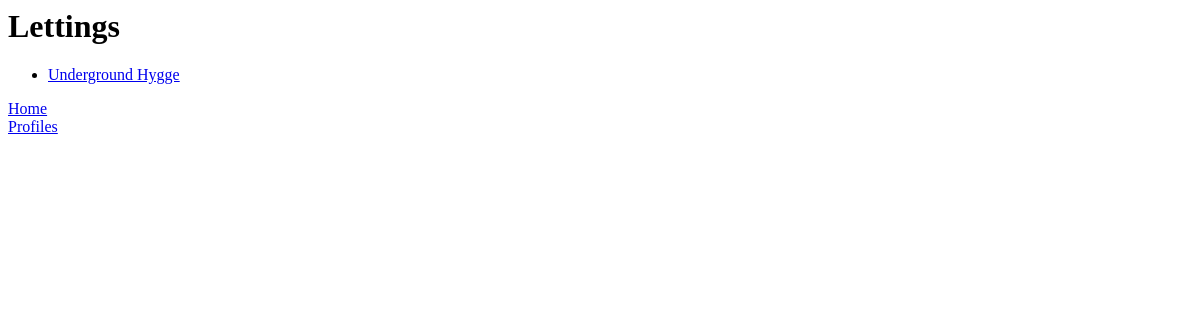
/lettings/lettings/, run on an earlier commit of the app's database.
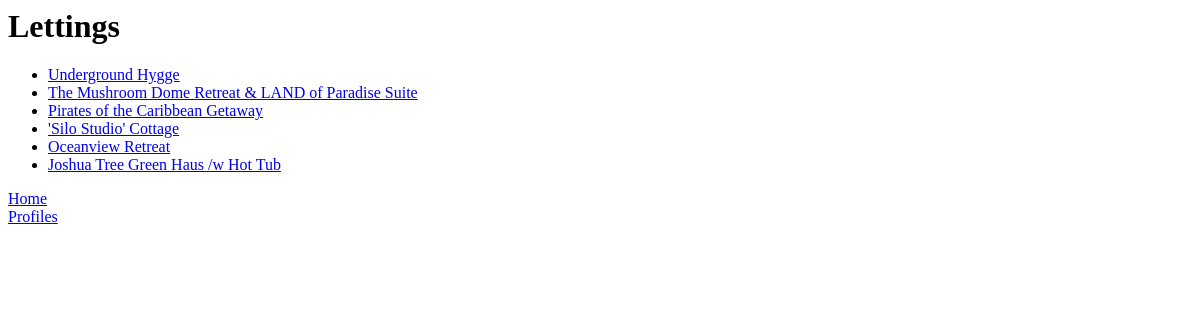
And on a later commit of the database.
### lettings/models.py (models this page shows, shortened)
class Letting(models.Model):
    title = models.CharField(max_length=256)
    address = models.OneToOneField(Address, on_delete=models.CASCADE)

### lettings/views.py (the view)
# urls.py: path('lettings/', views.index, name='index'),
def index(request):
    lettings_list = Letting.objects.all()
    context = {'lettings_list': lettings_list}
    return render(request, 'lettings/index.html', context)

### templates/lettings/index.html (shortened to what this page needs)
<h1>Lettings</h1>
{% if lettings_list %}
    <ul>
    {% for letting in lettings_list %}
        <li>
            <a href="{% url 'lettings:letting' letting_id=letting.id %}">
                {{ letting.title }}
            </a>
        </li>
    {% endfor %}
    </ul>
{% else %}
    <p>No lettings are available.</p>
{% endif %}
<div><a href="{% url 'index' %}">Home</a></div>
<div><a href="{% url 'profiles:index' %}">Profiles</a></div>

What changed in the data, as far as the page shows it:
added Letting: title "The Mushroom Dome Retreat & LAND of Paradise Suite"
added Letting: title "Pirates of the Caribbean Getaway"
added Letting: title "'Silo Studio' Cottage"
added Letting: title "Oceanview Retreat"
added Letting: title "Joshua Tree Green Haus /w Hot Tub"
